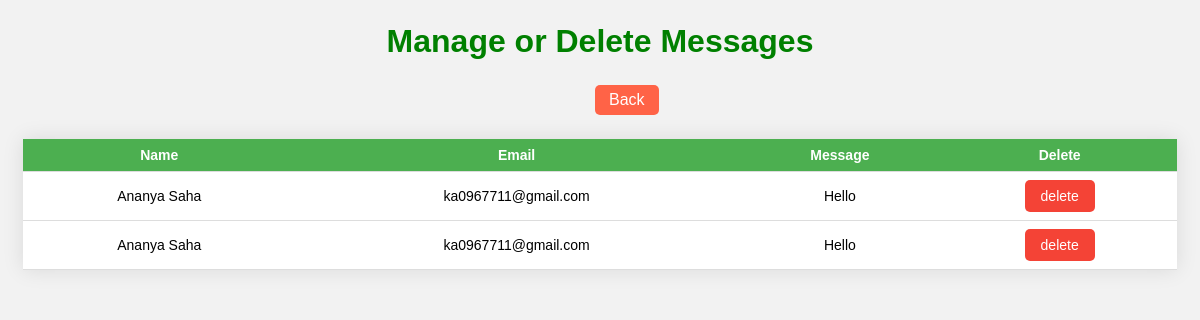
The page /manage_contact.php on the database its author committed.
### tables this page shows
CREATE TABLE `contact_us` (
  `id` int(100) UNSIGNED NOT NULL,
  `name` text NOT NULL,
  `email` text NOT NULL,
  `message` text NOT NULL
);

### manage_contact.php (the view, shortened to what this page needs)
<!DOCTYPE html>
<html>
<head>
  <link rel="stylesheet" type="text/css" href="css/user_history.css">
</head>
<body>
<h1>Manage or Delete Messages</h1>
<div class="heading">
  <a href="dashboard.php" class="btn" style="margin:4px 4px 4px 4px;display: inline-block; padding: 6px 14px; border: none; border-radius: 5px; font-size: 16px; color: #fff; background-color:tomato; text-decoration: none; cursor: pointer;margin-left:5%;">Back</a>
 </div>
  <?php
    $connection = mysqli_connect('localhost', 'root', '', 'book_db');
    $query = "SELECT * FROM contact_us";
    $result = mysqli_query($connection, $query);
    echo "<table>";
    echo "<tr><th>Name</th><th>Email</th><th>Message</th><th>Delete</th></tr>";
    while ($row = mysqli_fetch_assoc($result)) {
      echo "<tr>";
      echo "<td>" . $row['name'] . "</td>";
	  echo "<td>" . $row['email'] . "</td>";
      echo "<td>" . $row['message'] . "</td>";
	  echo "<td>  <button class='delete-button' data-id='" . $row['id'] . "'>delete</button> </td>";
      echo "</tr>";
    }
    echo "</table>";
  ?>
</body>
</html>

### css/user_history.css (style rules this page uses)
body { font-family: Arial, sans-serif; background-color: #f2f2f2; padding: 15px; }
h1 { text-align: center; color: green; margin-top: 0; }
table { width: 100%; max-width: 1200px; margin: 20px auto; background-color: #fff; box-shadow: 0 0 20px rgba(0, 0, 0, 0.1); font-size: 14px; border-collapse: collapse; }
th, td { padding: 8px; border-bottom: 1px solid #ddd; text-align: center; }
th { background-color: #4CAF50; color: #fff; }
.edit-button, .delete-button { display: inline-block; padding: 8px 16px; border: none; border-radius: 5px; font-size: 14px; color: #fff; cursor: pointer; transition: background-color 0.3s; }
.delete-button { background-color: #f44336; }
.heading { text-align: center; margin-top: 20px; }
.btn { display: inline-block; padding: 10px 20px; border: none; border-radius: 5px; font-size: 16px; color: #fff; cursor: pointer; }
.btn { background-color: #4CAF50; }

### rows shown on the page
contact_us: name "Ananya Saha", email "ka0967711@gmail.com", message "Hello"
contact_us: name "Ananya Saha", email "ka0967711@gmail.com", message "Hello"
